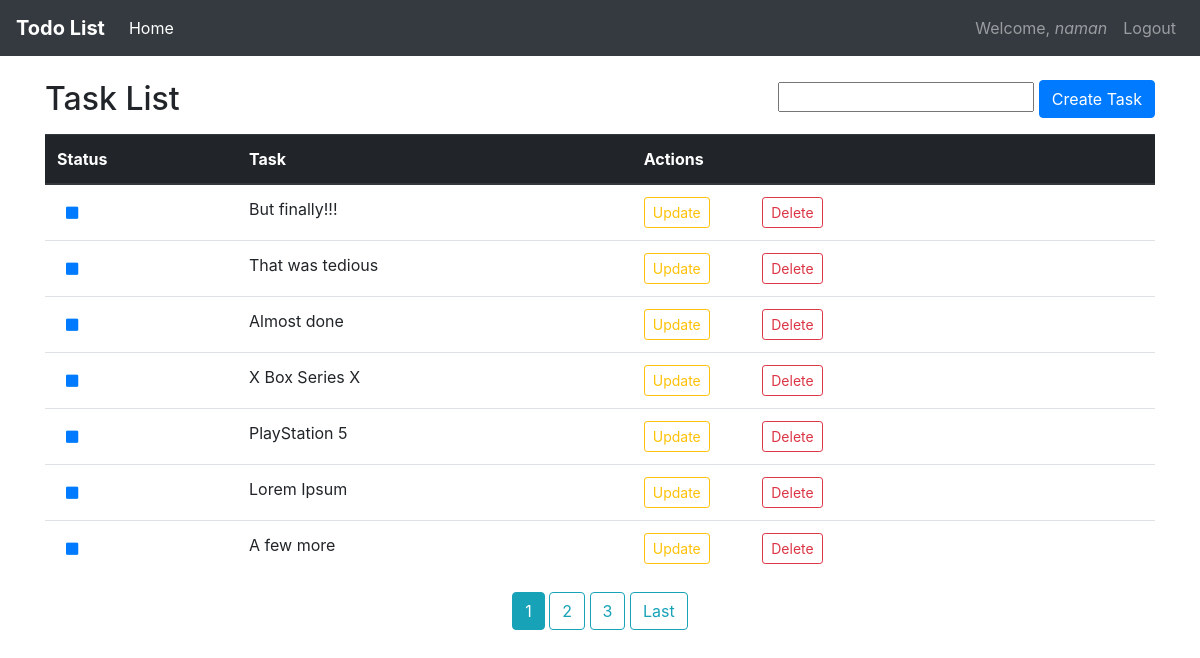
Before: / (signed in) with the older database file.
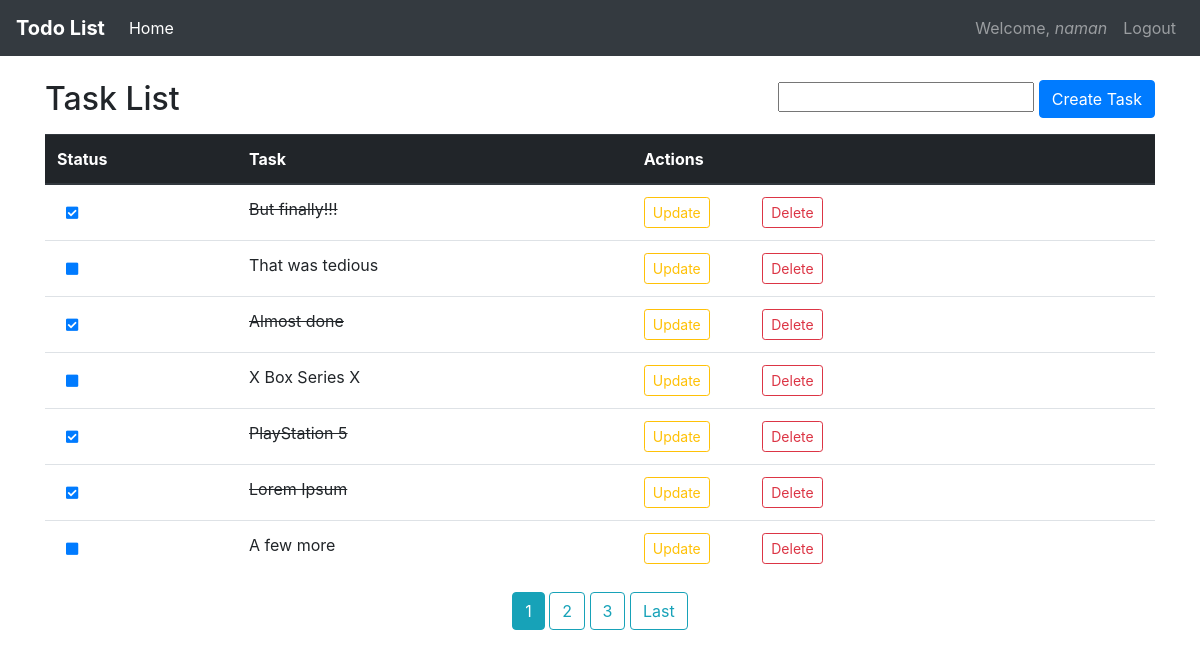
After: the same page with the newer database file.
### task/models.py (models this page shows, shortened)
class Task(models.Model):
	title = models.CharField(max_length=150)
	complete = models.BooleanField(default=False)
	time = models.DateTimeField(auto_now_add=True)
	author = models.ForeignKey(User, on_delete=models.CASCADE)

### task/views.py (the view, shortened to what this page needs)
# urls.py: path('', TaskCreateView.as_view(), name='task-home'),
class TaskCreateView(LoginRequiredMixin, CreateView, ListView):
	model = Task
	fields = ['title']
	template_name = 'task/home.html'
	context_object_name = 'tasks'
	paginate_by = 7
	def get_queryset(self):
		return self.model.objects.filter(author=self.request.user).order_by('-id')

### task/templates/task/home.html (shortened to what this page needs)
{% extends 'task/base.html' %}
{% block content %}
<h2 style="float: left;" class="pb-2">Task List</h2>
<form style="float: right;" method="POST" action="/">
	{{ form.title }}
	<input type="submit" class="btn btn-md btn-primary" value="Create Task">
</form>
<div class="table-container">
	<table class="table table-hover mt-4">
		<tbody>
			<thead class="thead-dark">
				<tr>
					<th scope="col">Status</th>
					<th scope="col">
						Task
					</th>
					<th scope="col">Actions</th>
				</tr>
			</thead>
			{% for task in tasks %}
				<tr>
					{% if task.complete == True %}
						<th scope="row">
							<a href="{% url 'task-status' task.id %}" class="btn btn-sm" role="button"><i class="fas fa-check-square"></i></a>
						</th>
						<td>
							<s>{{ task.title }}</s>
						</td>
					{% else %}
						<th scope="row">
							<a href="{% url 'task-status' task.id %}" class="btn btn-sm" role="button"><i class="fas fa-square"></i></a>
						</th>
						<td>
							{{ task.title }}
						</td>
					{% endif %}
					<td>
						<a type="button" class="btn btn-sm btn-outline-warning mr-5" href="{% url 'task-update' task.id %}">Update</a>
						<a type="button" class="btn btn-sm btn-outline-danger" href="{% url 'task-delete' task.id %}">Delete</a>
					</td>
				</tr>
			{% endfor %}
		</tbody>
	</table>
	<div style="align-items: center; text-align: center;">
	{% if is_paginated %}
		{% for num in page_obj.paginator.page_range %}
			{% if page_obj.number == num %}
				<a class="btn btn-info mb-4" href="?page={{ num }}">{{ num }}</a>
			{% elif num > page_obj.number|add:'-3' and num < page_obj.number|add:'3' %}
				<a class="btn btn-outline-info mb-4" href="?page={{ num }}">{{ num }}</a>
			{% endif %}
		{% endfor %}
		{% if page_obj.has_next %}
			<a class="btn btn-outline-info mb-4" href="?page={{ page_obj.paginator.num_pages }}">Last</a>
		{% endif %}
	{% endif %}
	</div>
</div>
{% endblock content %}

### task/templates/task/base.html (shortened to what this page needs)
{% load static %}
<!DOCTYPE html>
<html lang="en">
<head>
	<link rel="stylesheet" href="https://maxcdn.bootstrapcdn.com/bootstrap/4.0.0/css/bootstrap.min.css">
    <link rel="stylesheet" href="https://use.fontawesome.com/releases/v5.8.1/css/all.css">
	<link rel="stylesheet" type="text/css" href="{% static 'users/style.css' %}">
</head>
<body>
	<nav class="navbar navbar-expand-lg navbar-dark bg-dark">
		<a class="navbar-brand" href="#"><strong>Todo List</strong></a>
		<div class="collapse navbar-collapse" id="navbarNav">
			<ul class="navbar-nav">
				<li class="nav-item active">
					<a class="nav-link" href="{% url 'task-home' %}">Home</a>
				</li>
			</ul>
			<div class="navbar-nav ml-auto">
				{% if user.is_authenticated %}
					<a class="nav-item nav-link" href="{% url 'profile' %}">Welcome, <i>{{ user.username }}</i></a>
					<a class="nav-item nav-link" href="{% url 'logout' %}">Logout</a>
				{% else %}
					<a class="nav-item nav-link" href="{% url 'login' %}">Login</a>
					<a class="nav-item nav-link" href="{% url 'register' %}">Register</a>
				{% endif %}
			</div>
		</div>
	</nav>
	<div class="container mt-4">
		{% block content %}
		{% endblock content %}
	</div>
</body>
</html>

Changed rows visible on the page:
changed Task "But finally!!!": complete False → True (drawn)
changed Task "Almost done": complete False → True (drawn)
changed Task "PlayStation 5": complete False → True (drawn)
changed Task "Lorem Ipsum": complete False → True (drawn)
